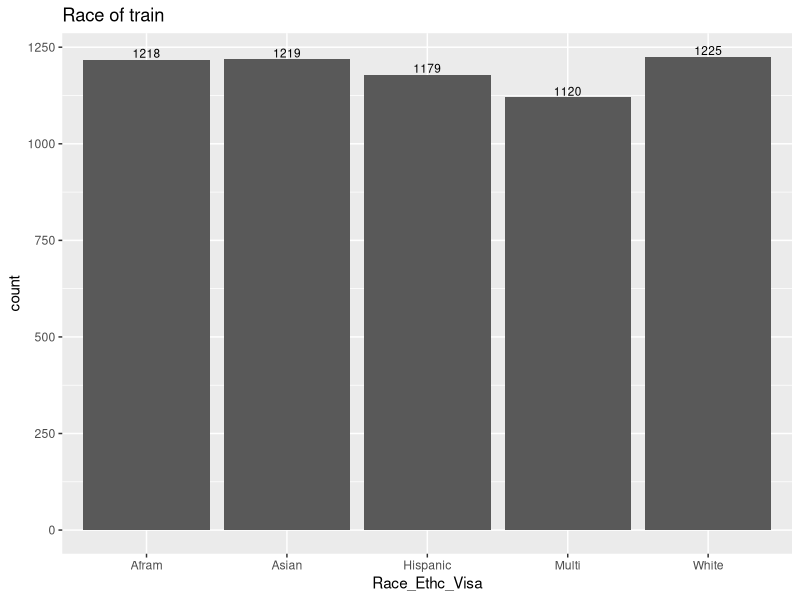
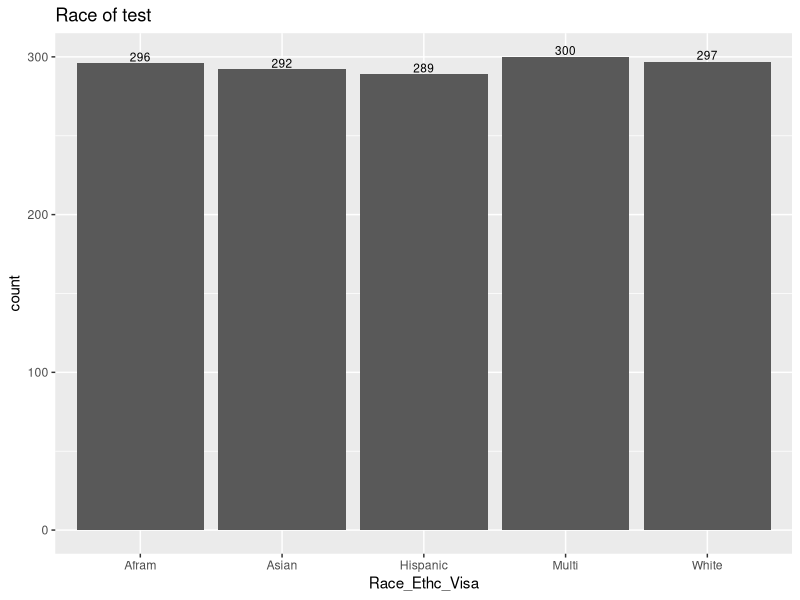
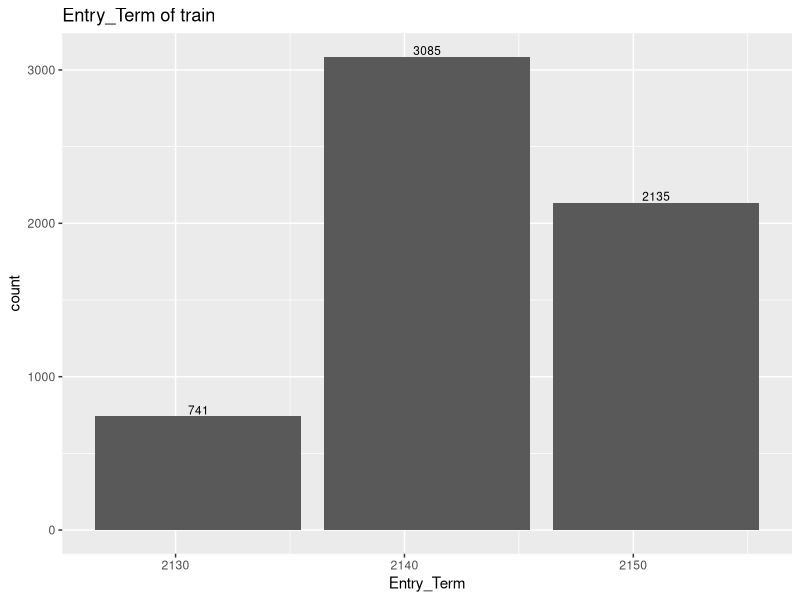
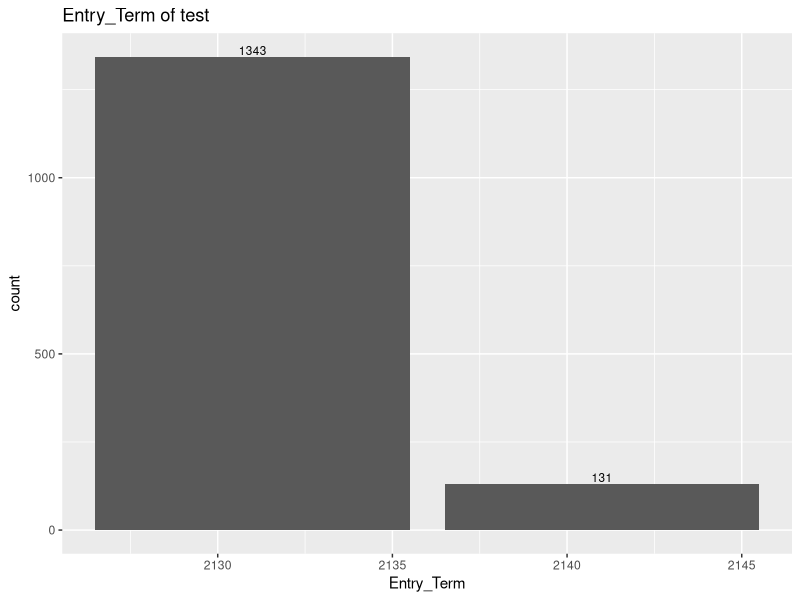
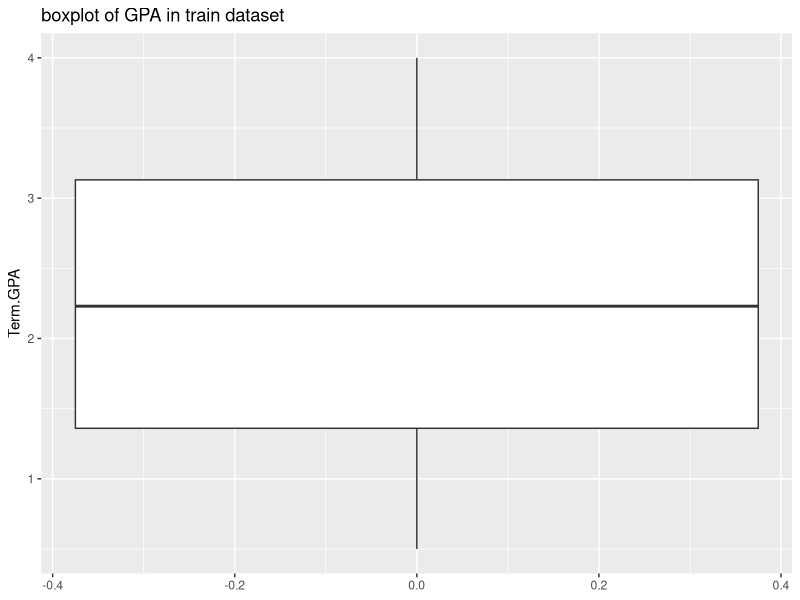
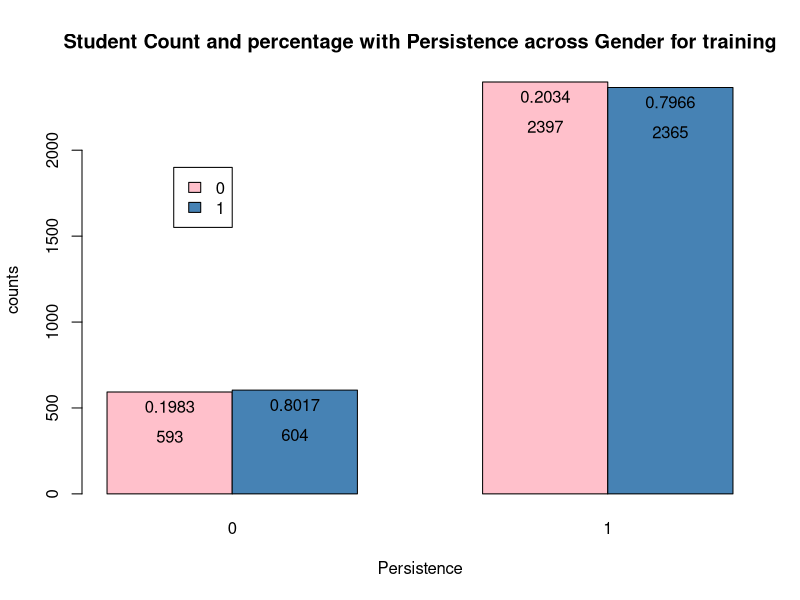
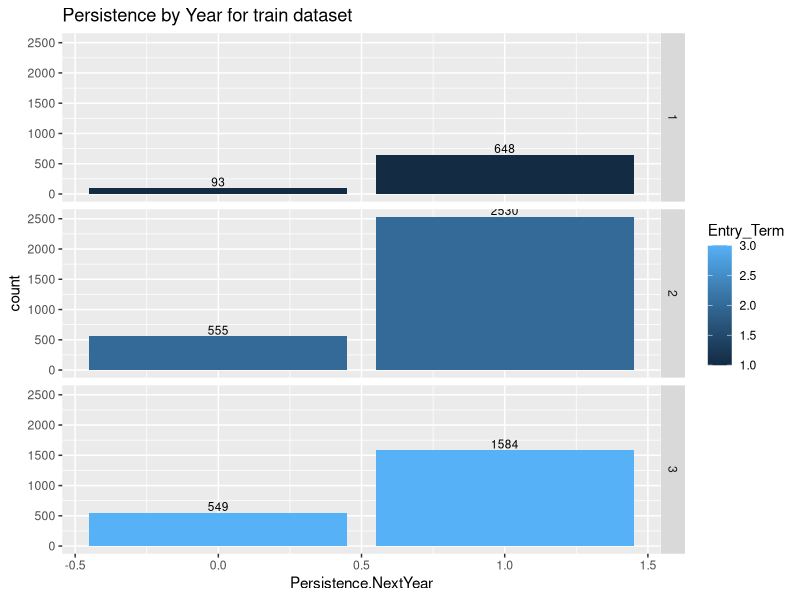
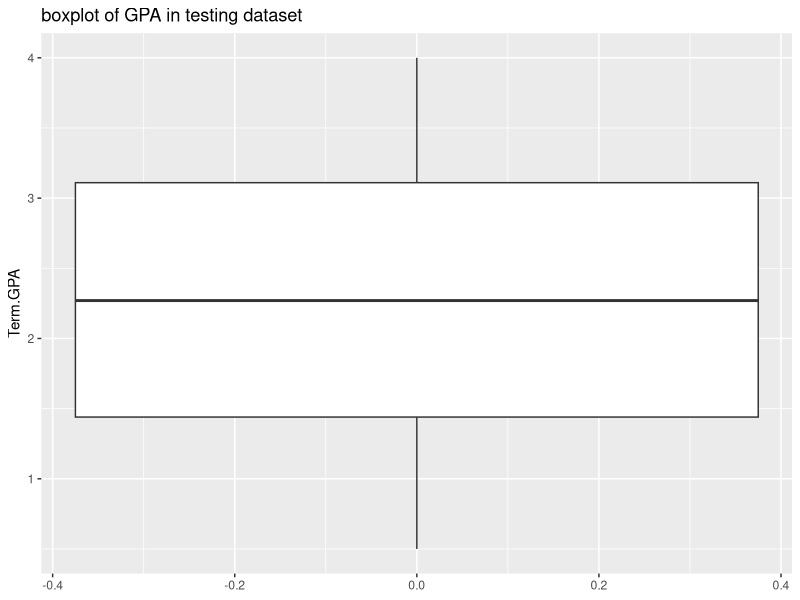

The R script that drew these images, in order: (Note: this script raises an error after producing the figures.)
## ---- chunk 1
knitr::opts_chunk$set(echo = FALSE, tidy=TRUE, error = TRUE, warning = FALSE, message = FALSE, fig.show ='hold',  tidy.opts=list(width.cutoff=80))
## ---- chunk 2
# Preprocessing:

getwd() #gets what working directory is
# Create a RStudio Project and work under it.

#Download, Import and Assign 
train <- read.csv("StudentDataTrain.csv")
test <- read.csv("StudentDataTest.csv")

library(ggplot2)
ggplot(data=train, aes(x=Race_Ethc_Visa,y=..count..))+ geom_bar(stat="count", position = position_dodge())+ geom_text(aes(label=..count..),stat="count",vjust=-0.2,cex=3)+ggtitle("Race of train")

ggplot(data=test, aes(x=Race_Ethc_Visa,y=..count..))+ geom_bar(stat="count", position = position_dodge())+ geom_text(aes(label=..count..),stat="count",vjust=-0.2,cex=3)+ggtitle("Race of test")

ggplot(data=train, aes(x=Entry_Term,y=..count..))+ geom_bar(stat="count", position = position_dodge())+ geom_text(aes(label=..count..),stat="count",vjust=-0.2,cex=3)+ggtitle("Entry_Term of train")

ggplot(data=test, aes(x=Entry_Term,y=..count..))+ geom_bar(stat="count", position = position_dodge())+ geom_text(aes(label=..count..),stat="count",vjust=-0.2,cex=3)+ggtitle("Entry_Term of test")

#Summarize univariately
# summary(train) 
# summary(test)

#Dims
# dim(train) #5961x18
# dim(test) #1474x18

#Without NA's
# dim(na.omit(train)) #5757x18
# dim(na.omit(test)) #1445x18

#Perc of complete cases: (number of without NA)/All
# sum(complete.cases(train))/nrow(train)
# sum(complete.cases(test))/nrow(test)

#Missing columns as percent
# san = function(x) sum(is.na(x))
# round(apply(train,2,FUN=san)/nrow(train),4) #pers of na's in columns
# round(apply(train,1,FUN=san)/nrow(train),4) #perc of na's in rows

# Don't delete NA!! #Use Imputation method to fill na's
  #This is delete
  # train <- na.omit(train)
  # test <- na.omit(test)
  # dim(train) 5757x18

## ---- chunk 3
## Imputation missing value
#Train

train[,3][is.na(train[,3])] = median(train[,3], na.rm = T)
train[,4][is.na(train[,4])] = median(train[,4], na.rm = T)
train[,15][is.na(train[,15])] = 0
# which(is.na(train), arr.ind = T)

train$Gender <- ifelse(train$Gender == "Male", 1, 0)

train$Afram<-ifelse(train$Race_Ethc_Visa == "Afram", 1, 0)
train$Asian<-ifelse(train$Race_Ethc_Visa == "Asian", 1, 0)
train$Hispanic<-ifelse(train$Race_Ethc_Visa == "Hispanic", 1, 0)
train$Multi<-ifelse(train$Race_Ethc_Visa == "Multi", 1, 0)

train$Entry_Term <-as.numeric(factor(train$Entry_Term))

train <- na.omit(train)  # delete rows that have null gender

#Test
# which(is.na(test), arr.ind = T)

test[,15][is.na(test[,15])] = 0

test$Gender <- ifelse(test$Gender == "Male", 1, 0)

test$Afram<-ifelse(test$Race_Ethc_Visa == "Afram", 1, 0)
test$Asian<-ifelse(test$Race_Ethc_Visa == "Asian", 1, 0)
test$Hispanic<-ifelse(test$Race_Ethc_Visa == "Hispanic", 1, 0)
test$Multi<-ifelse(test$Race_Ethc_Visa == "Multi", 1, 0)

test$Entry_Term <- as.numeric(factor(test$Entry_Term))

test <- na.omit(test) # delete rows that have null gender

## ---- chunk 4
cat("Belew are  some graphs of (response variables mostly) training set")

##Summarize
#GPA
# hist(y1,xlab = 'GPA')
ggplot(train,aes(y=Term.GPA))+geom_boxplot()+ggtitle("boxplot of GPA in train dataset")
#boxplot(y1_train,ylab='GPA')
#title('boxplot of GPA in training dataset')

#Persistence: 0 - not persistent (drop), 1 - persistent (stay)
#table(y2_train)
aa=table(train$Persistence.NextYear, train$Gender)
# prop.table(aa,2)
# barplot(aa,beside=TRUE,legend=TRUE) #counts
barplot<-barplot(t(aa),xlab="Persistence", ylab="counts",beside=TRUE,legend=TRUE, args.legend=c(x=2,y=1900), col=c("pink","steelblue"),main= "Student Count and percentage with Persistence across Gender for training")
# locator(1)
lables <- round(prop.table(aa,2),4)
text(barplot, t(aa),labels= lables, pos=1,cex=1)
text(barplot, t(aa),labels= t(aa), pos=1,offset=2, cex=1)

knitr::kable(addmargins(aa), caption = "Student Count with Persistence and Gender for training dataset")

## Persistence by Year
ggplot(data=train, aes(x=Persistence.NextYear,y=..count..,fill=Entry_Term))+
  geom_bar(stat="count", position = position_dodge())+  #stat="bin"
  facet_grid(train$Entry_Term)+
  geom_text(aes(label=..count..),stat="count",vjust=-0.2,cex=3)+
              ggtitle("Persistence by Year for train dataset")
## ---- chunk 5
cat("Belew are  some graphs of (response variables mostly) testing set")
##Summarize
#GPA
ggplot(test,aes(y=Term.GPA))+geom_boxplot()+ggtitle("boxplot of GPA in testing dataset")
#Persistence: 0 - not persistent (drop), 1 - persistent (stay)
aa=table(test$Persistence.NextYear, test$Gender)
barplot<-barplot(t(aa),xlab="Persistence", ylab="counts",beside=TRUE,legend=TRUE, args.legend=c(x=2,y=500), col=c("pink","steelblue"),main= "Student Count and percentage with Persistence across Gender for testing")
locator(1)
lables <- round(prop.table(aa,2),4)
text(barplot, t(aa),labels= lables, pos=1, offset=0.2, cex=0.8)
text(barplot, t(aa),labels= t(aa), pos=1,offset=1, cex=0.8)

knitr::kable(addmargins(aa), caption = "Student Count with Persistence and Gender for testing")
## Persistence by Year
ggplot(data=test, aes(x=Persistence.NextYear,y=..count..,fill=Entry_Term))+
  geom_bar(stat="count", position = position_dodge())+ 
  facet_grid(test$Entry_Term)+
  geom_text(aes(label=..count..),stat="count",vjust=-0.2,cex=3)+
              ggtitle("Persistence by Year for testing dataset")
## ---- chunk 6
## data to use for regression:
# numv <- sapply(train, class) == "numeric" | sapply(train, class) == "integer"
# Train1 <- train[, numv]
Train1 = subset(train, select = -c(Race_Ethc_Visa, N.PassedCourse, N.CourseTaken, Persistence.NextYear))

Test1 = subset(test, select = -c(Race_Ethc_Visa, N.PassedCourse, N.CourseTaken, Persistence.NextYear))

#Variable/Column names
colnames = colnames(Test1)
colnames
## ---- chunk 7
#correlation graph 
library(corrplot)
library(RColorBrewer)
cormat <- round(cor(Train1),4)
corrplot(cormat, type="lower", order="hclust",
         col=brewer.pal(n=8, name="RdYlBu"), title = "correlations between variables")
## ---- chunk 8
#Response variables 
y1_train = Train1$Term.GPA #numerical
y1_test = Test1$Term.GPA
x1_train = model.matrix(Term.GPA~.,Train1)[,-1]
x1_test = model.matrix(Term.GPA~.,Test1)[,-1]

n_train = nrow(Train1)
n_test = nrow(Test1)
## ---- chunk 9
Performance = matrix(NA, 17, 5, dimnames=list(NULL, paste(1:5)))


for (i in 1:17){
  y = Train1$Term.GPA #改个名字，后面predict的名字要和model中用的一样，不然predict不出来
  x= x1_train[,i]
  
  model_lm <- lm(y~ x)
  #pred_train = predict(model_lm, data=Train1) #y_train_hat
  
  Xh<-data.frame(y=Train1$Term.GPA,x=x1_train[,i])
  pred_train = predict(model_lm, Xh) #y_train_hat
  
  Xh<-data.frame(y=Test1$Term.GPA, x=x1_test[,i])
  pred_test = predict(model_lm, Xh) #y_test_hat
  
  Performance[i,1] = colnames[i] #column name
  Performance[i,2] = mean((y1_train-pred_train)^2) #MSE_train
  Performance[i,3] = mean((y1_test-pred_test)^2) #MSE_test
  
  Performance[i,4] = summary(model_lm)$adj.r.squared # adj_r_squared_train
  
  #adj_r_sq = 1-(n-1)/(n-(p+1))*SSE/SSTO
  # SSTO = SSE+SSR
  SSE = sum((y1_test - pred_test)^2) #SSE
  # SSR = sum((pred_test - mean(y1_test))^2) #SSR
  SSTO = sum((y1_test - mean(y1_test))^2)#SSTO
  adj.r.squared_test = 1- ((n_test-1)/(n_test-2))*(SSE/SSTO) # adj_r_squared_test
  Performance[i,5] = adj.r.squared_test
  

}


cat("The best OLS SLR using predictor:", Performance[which.min(Performance[,3]),][1])

table1 = matrix(c(Performance[which.min(Performance[,3]),][1],
                  round(as.numeric(Performance[which.min(Performance[,3]),][2:5]),4)),1,5)

colnames(table1)=c("Predictor","MSE_train", "MSE_test", "adj.r.squared_train", "adj.r.squared_test")
rownames(table1)=c("The best SLR")

knitr::kable(table1, caption = " ")
## ---- chunk 10
# there is no predict method for regsubsets. We need to write one ourselves
predict.regsubsets=function(object, newdata, id, ...){
  form=as.formula(object$call[[2]])
  mat=model.matrix(form,newdata)
  coefi=coef(object,id=id)
  xvars=names(coefi)
  mat[,xvars]%*%coefi #prediction or fitted results
}
## ---- chunk 11
library(leaps) #regsubsets
Performance = matrix(NA, 17, 5, dimnames=list(NULL, paste(1:5)))

Model_regfit=regsubsets(Term.GPA~., data=Train1, nvmax=17, method = "forward")

for(i in 1:17){
  #MSE_{test}
  pred_train = predict(Model_regfit, Train1, id=i)
  pred_test = predict(Model_regfit, Test1, id=i)
  
  Performance[i,1] = i #colume name
  
  Performance[i,2] = mean((y1_train-pred_train)^2) #MSE_train
  Performance[i,3] = mean((y1_test-pred_test)^2) #MSE_test
  
  SSE = sum((y1_train - pred_train[,1])^2) #SSE
  SSTO = sum((y1_train - mean(y1_train))^2)#SSTO
  adj.r.squared_train = 1- ((n_train-1)/(n_train-(i+1)))*(SSE/SSTO) # adj_r_squared_train
  Performance[i,4] = adj.r.squared_train
  
  SSE = sum((y1_test - pred_test[,1])^2) #SSE
  SSTO = sum((y1_test - mean(y1_test))^2)#SSTO
  adj.r.squared_test = 1- ((n_test-1)/(n_test-2))*(SSE/SSTO) # adj_r_squared_test
  Performance[i,5] = adj.r.squared_test
}

#using BIC to select the best model
#reg.summary=summary(Model_regfit)
#plot(reg.summary$bic,xlab="Number of Variables",ylab="BIC",type='l')
#points(which.min(reg.summary$bic),reg.summary$bic[which.min(reg.summary$bic)],col="red",cex=2,pch=20)

# plot of test MSE and choose best model
#plot((Performance[,3]),type='b')

cat("The best OLS MLR uses:",Performance[which.min(Performance[,3]),][1], "predictor(s)\n")
cat("Predictor(s) and coefficient(s):\n")
coef(Model_regfit,1)
table2 = matrix(c(round(Performance[which.min(Performance[,3]),],4)),1,5)

colnames(table2)=c("Number of Predictor","MSE_train", "MSE_test", "adj.r.squared_train", "adj.r.squared_test")
rownames(table2)=c("The best OLS MLR")

knitr::kable(table2, caption = "The best OLS MLR")


## ---- chunk 12
library(glmnet) #ridge/lasso regression
## ---- chunk 13
# alpha=0 the ridge penalty.
set.seed(99)
cv.out=cv.glmnet(x1_train,y1_train,alpha=0)
bestlam=cv.out$lambda.min

ridge.mod=glmnet(x1_train,y1_train,alpha=0,lambda=bestlam) 
# coef(ridge.mod)

pred_train=predict(ridge.mod,s=bestlam,newx=x1_train)
MSE_train = mean((pred_train-y1_train)^2) #train MSE 

pred_test=predict(ridge.mod,s=bestlam,newx=x1_test)
MSE_test = mean((pred_test-y1_test)^2) #test MSE

SSE = sum((y1_train - pred_train[,1])^2) #SSE
SSTO = sum((y1_train - mean(y1_train))^2) #SSTO
adj.r.squared_train = 1- ((n_train-1)/(n_train-(17+1)))*(SSE/SSTO) # adj_r_squared_train
  
SSE = sum((y1_test - pred_test[,1])^2) #SSE
SSTO = sum((y1_test - mean(y1_test))^2)#SSTO
adj.r.squared_test = 1- ((n_test-1)/(n_test-(17+1)))*(SSE/SSTO) # adj_r_squared_test

#table
table3 = matrix(c(bestlam, MSE_train,MSE_test, adj.r.squared_train, adj.r.squared_test),1,5)
colnames(table3)=c("Best_lambda","MSE_train", "MSE_test", "adj.r.squared_train", "adj.r.squared_test")
rownames(table3)=c("ridge regression model")
table3 = round(table3, 4)

knitr::kable(table3, caption = "Full model fitted by ridge regression")
## ---- chunk 14
# alpha=1 the lasso penalty.
set.seed(99)
cv.out=cv.glmnet(x1_train,y1_train,alpha=1)
bestlam=cv.out$lambda.min

lasso.mod=glmnet(x1_train,y1_train,alpha=1,lambda=bestlam)

pred_train=predict(lasso.mod,s=bestlam,newx=x1_train)
MSE_train = mean((pred_train-y1_train)^2) #train MSE 

pred_test=predict(lasso.mod,s=bestlam,newx=x1_test)
MSE_test = mean((pred_test-y1_test)^2) #test MSE

SSE = sum((y1_train - pred_train[,1])^2) #SSE
SSTO = sum((y1_train - mean(y1_train))^2) #SSTO
adj.r.squared_train = 1- ((n_train-1)/(n_train-2))*(SSE/SSTO) # adj_r_squared_train
  
SSE = sum((y1_test - pred_test[,1])^2) #SSE
SSTO = sum((y1_test - mean(y1_test))^2)#SSTO
adj.r.squared_test = 1- ((n_test-1)/(n_test-2))*(SSE/SSTO) # adj_r_squared_test

#table
table_coef = matrix(c(coef(lasso.mod)[1],coef(lasso.mod)[3]),1, 2)
colnames(table_coef)=c("Intercept", "HSGPA")
knitr::kable(table_coef, caption = "Predictor(s) and coefficient(s)")

table4 = matrix(c(bestlam, MSE_train,MSE_test, adj.r.squared_train, adj.r.squared_test),1,5)
colnames(table4)=c("Best_lambda","MSE_train", "MSE_test", "adj.r.squared_train", "adj.r.squared_test")
rownames(table4)=c("lasso regression model")
table4 = round(table4, 4)
knitr::kable(table4, caption = "Full model fitted by lasso regression")
## ---- chunk 15
## data to use for classification:
# numv <- sapply(train, class) == "numeric" | sapply(train, class) == "integer"
# Train1 <- train[, numv]
Train2 = subset(train, select = -c(Race_Ethc_Visa))
Train2$Persistence.NextYear <- as.factor(Train2$Persistence.NextYear)

Test2 = subset(test, select = -c(Race_Ethc_Visa))
Test2$Persistence.NextYear <- as.factor(Test2$Persistence.NextYear)

#Variable/Column names
colnames = colnames(Test1)
colnames
## ---- chunk 16
#Response variables 
y2_train = Train2$Persistence.NextYear #categoric
y2_test = Test2$Persistence.NextYear

x2_train = model.matrix(Persistence.NextYear~.,Train2)[,-1]
x2_test = model.matrix(Persistence.NextYear~.,Test2)[,-1]
## ---- chunk 17
cat("The importance of predictors:")
library(randomForest)
fit_rf = randomForest(Persistence.NextYear~., data=Train2)
# importance(fit_rf)
varImpPlot(fit_rf)
## ---- chunk 18
set.seed(20)
# load the library
library(mlbench)
library(caret)
# define the control using a random forest selection function
control <- rfeControl(functions=rfFuncs, method="cv", number=5)
# run the RFE algorithm
results <- rfe(x2_train, y2_train, sizes=c(1:20), rfeControl=control)
# summarize the results
  # print(results)
# list the chosen features
# predictors(results)
# plot the results
cat("How many numbers of feature should we select:\n")
plot(results, type=c("g", "o"))
cat("x is Number of variables")
## ---- chunk 19
perfcheck <- function(ct) {
  Accuracy <- (ct[1]+ct[4])/sum(ct)
  Recall <- ct[4]/sum((ct[2]+ct[4]))      #TP/P   or Power, Sensitivity, TPR 
  Precision <- ct[4]/sum((ct[3]+ct[4]))   #TP/P*
  F1 <- 2/(1/Recall+1/Precision)
  Values <- as.vector(round(c(Accuracy, Recall, Precision, F1),4)) *100
  Metrics = c("Accuracy", "Recall","Precision", "F1")
  cbind(Metrics, Values)
  #list(Performance=round(Performance, 4))
}
## ---- chunk 20
### create confusion matrics
create_cm <- function(true, pred) {
  postive_positve = 0
  positive_negative = 0
  nagtive_positive = 0
  nagtive_nagtive = 0
  for (i in seq(1:length(true))){
    if (true[i] == 0 & pred[i] == 0) {
      nagtive_nagtive = nagtive_nagtive + 1
    }
    else if (true[i] == 1 & pred[i] == 0) {
      positive_negative = positive_negative + 1
    }
    else if (true[i] == 0 & pred[i] == 1) {
     
      nagtive_positive = nagtive_positive + 1
    }
    else {
      postive_positve = postive_positve + 1
    }
  }
  return(matrix(c(nagtive_nagtive, nagtive_positive, positive_negative, postive_positve), nrow = 2, ncol = 2, byrow = T  ))
}

### calculate the area under the curve on [0,1]
simple_auc <- function(TPR, FPR){
  # inputs already sorted, best scores first 
  dFPR <- c(diff(FPR), 0)
  dTPR <- c(diff(TPR), 0)
  abs(sum(TPR * dFPR) + sum(dTPR * dFPR)/2)
}

### Roc curve function
create_roc <- function(true, probs, interval, title) {
  tpr_list = c()
  fpr_list = c()
  for (i in seq(0,1, interval)) {
    pred=rep(0,length(probs))
    pred[probs > i]=1
    cm = create_cm(true, pred)
    TPR = cm[4]/sum((cm[2]+cm[4]))  
    FPR = cm[3]/sum((cm[1]+cm[3])) 
    tpr_list = c(tpr_list, TPR)
    fpr_list = c(fpr_list, FPR)
  }
  
  # auc = abs(sum((fpr_list[2:length(fpr_list)]-fpr_list[1:length(fpr_list)-1])*tpr_list[2:length(tpr_list)]))
  # or auc= sum(diff(fpr_list[i])*rollmean(tpr_list[i],2))
  
  auc = simple_auc(tpr_list,fpr_list)
  
  plot(fpr_list, tpr_list, type = "l", col = "Red", 
       main = title, xlab = "False Positive Rate", ylab = "True Positive Rate")
  abline(0,1)
  legend(0.7, 0.3, sprintf("%3.3f",auc), lty=c(1,1), lwd=c(2.5,2.5), col="blue", title = "AUC")
}

## ---- chunk 21
### logistic regression
glm_train = glm(Persistence.NextYear~Term.GPA+HSGPA+SAT_Total, data=Train2, family=binomial)

# train data
glm_train_prob = predict(glm_train, Train2, type="response")
glm_train_pred=rep(0,length(y2_train))
glm_train_pred[glm_train_prob>.5]=1

# test data
glm_test_prob = predict(glm_train, Test2, type="response")
glm_test_pred=rep(0,length(y2_test))
glm_test_pred[glm_test_prob>.5]=1

ct_glm_train = table(y2_train, glm_train_pred)
ct_glm_test = table(y2_test, glm_test_pred)


knitr::kable(perfcheck(ct_glm_train), caption = "Training set Report of logistic regression")
knitr::kable(perfcheck(ct_glm_test), caption = "Testing set Report of logistic regression")

cat('plot:')
create_roc(y2_train, glm_train_prob, 0.01, 'ROC curve for logistic regression')
## ---- chunk 22
library(class)
Knn_error = data.frame('i'=1:50, 'train_error'=rep(0,50), 'test_error'=rep(0,50)) # New data frame to store the error value

train.X = model.matrix(Persistence.NextYear~Term.GPA+HSGPA+SAT_Total, Train2)[,-1]
test.X = model.matrix(Persistence.NextYear~Term.GPA+HSGPA+SAT_Total, Test2)[,-1]

Knn_train = 0
knn_test = 0
min_test_error = Inf
min_train_error = 0

set.seed(99)

for (i in 1:50){
  knn_train = knn(train.X, train.X, y2_train, k=i)
  knn_train <- as.numeric(as.character(knn_train))
  Knn_error[i,'train_error'] = mean(knn_train!=y2_train)
    
  knn_test = knn(train.X, test.X, y2_train, k=i)
  knn_test <- as.numeric(as.character(knn_test))
  Knn_error[i,'test_error'] = mean(knn_test!=y2_test)
    
  if (Knn_error[i,'test_error'] < min_test_error){
    min_test_error = Knn_error[i,'test_error']
    ct_knn_train=table(y2_train, knn_train)
    ct_knn_test=table(y2_test, knn_test)
    best_k = i
    }
  
  if (Knn_error[i,'train_error'] < Knn_error[best_k,'train_error'] & Knn_error[i,'test_error'] == min_test_error) {
      min_train_error = Knn_error[i,'train_error']
      ct_knn_train=table(y2_train, knn_train)
      ct_knn_test=table(y2_test, knn_test)
      best_k = i
      }
}

## Plot the training and the testing errors versus 1/K for K=1,..,50
cat('the best k is:', best_k)

library(ggplot2)
ggplot(Knn_error, aes(x=i)) + geom_point(aes(y=train_error,col = "Train")) + geom_line(aes(y=train_error),col = "Blue") + geom_point(aes(y=test_error,col = "Test")) + geom_line(aes(y=test_error),col = "Red") + labs(x="K",y="Error",title="KNN Regression Error",fill="")

knitr::kable(perfcheck(ct_knn_train), caption = "Training set Report of KNN")

knitr::kable(perfcheck(ct_knn_test), caption = "Testing set Report of KNN")

## ---- chunk 23
### LDA
library(MASS)
lda_train = lda(Persistence.NextYear~Term.GPA+HSGPA+SAT_Total, data=Train2)

# train data
lda_train_pred = predict(lda_train, Train2)

# test data
lda_test_pred = predict(lda_train, Test2)

ct_lda_train = table(y2_train, lda_train_pred$class)
ct_lda_test = table(y2_test, lda_test_pred$class)


knitr::kable(perfcheck(ct_lda_train), caption = "Training set Report of LDA")
knitr::kable(perfcheck(ct_lda_test), caption = "Testing set Report of LDA")

create_roc(y2_train, lda_train_pred$posterior[,2], 0.01, 'ROC curve for lda')
## ---- chunk 24
### QDA
library(MASS)

qda_train = qda(Persistence.NextYear~Term.GPA+HSGPA+SAT_Total, data=Train2)

# train data
qda_train_pred = predict(qda_train, Train2)

# test data
qda_test_pred = predict(qda_train, Test2)

ct_qda_train = table(y2_train, qda_train_pred$class)
ct_qda_test = table(y2_test, qda_test_pred$class)


knitr::kable(perfcheck(ct_qda_train), caption = "Training set Report of LDA")
knitr::kable(perfcheck(ct_qda_test), caption = "Testing set Report of LDA")
